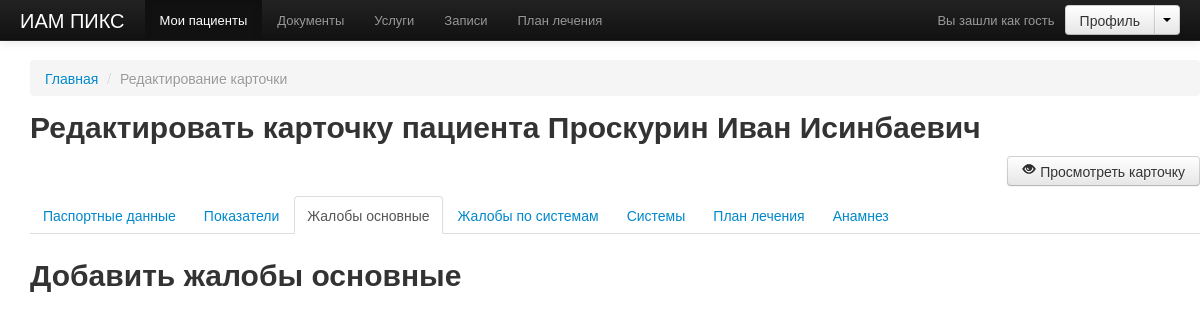
Screenshot of /demo/edit.php?patient_id=80&main-complaints=true with the database file from the repository.
### tables this page shows
CREATE TABLE IF NOT EXISTS `patients` (
  `id` int(11) NOT NULL AUTO_INCREMENT,
  `first_name` varchar(300) NOT NULL,
  `last_name` varchar(120) DEFAULT NULL,
  `patronymic` varchar(120) DEFAULT NULL,
  `sex` varchar(1) DEFAULT NULL,
  `document` text,
  `address` text NOT NULL,
  `phone` varchar(50) DEFAULT NULL,
  `mobile_phone` varchar(30) DEFAULT NULL,
  `mobile_phone_second` varchar(30) DEFAULT NULL,
  `desease` text,
  `date_birth` date NOT NULL,
  PRIMARY KEY (`id`)
);

### demo/functions.php (called while the page is built, shortened)
<?php function logout()
function query($value)
{
    $sql = mysql_query($value);
    return $sql;
}
function get_patient()
{
    $sql = query("select * from patients where id = '".$_GET['patient_id']."' limit 1");
    while($records = mysql_fetch_assoc($sql))
    $new_records[] = $records;
    return $new_records;
}

### demo/edit.php (the view, shortened to what this page needs)
<?php
include('includes/head.php'); ?>
<?php
$patient = get_patient($patient_id); $arr = edit_patient();
?>
<?php include('includes/header.php'); ?>
<div role="main">
    <div class="span12">
        <?php include($_SERVER['DOCUMENT_ROOT'] . '/demo/includes/breadcrumbs.php')?>
        <?php foreach($patient as $info) {
        $url = '/demo/edit.php?patient_id=' . $info['id']; ?>
        <h2>
            Редактировать карточку пациента
            <?=$info['last_name'] .' '. $info['first_name'] .' '. $info['patronymic']?>
        </h2>
        <div class="clearfix">
            <a style="float: right" href="show.php?patient_id=<?=$info['id']?>&main=true&type=pulse" class="btn">
                <i class="icon-eye-open"></i>
                Просмотреть карточку
            </a>
            <br> <br>
        </div>
        <ul class="nav nav-tabs">
            <li class="<?php if($_REQUEST['main']) echo 'active';?>">
                <a href="<?=$url?>&main=true">Паспортные данные</a>
            </li>
            <li class="<?php if($_REQUEST['parameters']) echo 'active';?>">
                <a href="<?=$url?>&parameters=true">Показатели</a>
            </li>
            <li class="<?php if($_REQUEST['main-complaints']) echo 'active';?>">
                <a href="<?=$url?>&main-complaints=true">Жалобы основные</a>
            </li>
            <li class="<?php if($_REQUEST['system-complaints']) echo 'active';?>">
                <a href="<?=$url?>&system-complaints=true">Жалобы по системам</a>
            </li>
            <li class="<?php if($_REQUEST['systems']) echo 'active';?>">
                <a href="<?=$url?>&systems=true">Системы</a>
            </li>
            <li class="<?php if($_REQUEST['plan']) echo 'active';?>">
                <a href="<?=$url?>&plan=true">План лечения</a>
            </li>
            <li class="<?php if($_REQUEST['history']) echo 'active';?>">
                <a href="<?=$url?>&history=true">Анамнез</a>
            </li>
        </ul>
        <? } ?>
        <?php if($_REQUEST['main-complaints']) { ?>
            <h2>Добавить жалобы основные</h2>
        <? } ?>
    </div>
</div>
</body>
</html>

### demo/css/docs.css (style rules this page uses)
body { position: relative; padding-top: 40px; }

### rows the page displays
patients: last_name "Проскурин", first_name "Иван", patronymic "Исинбаевич"
